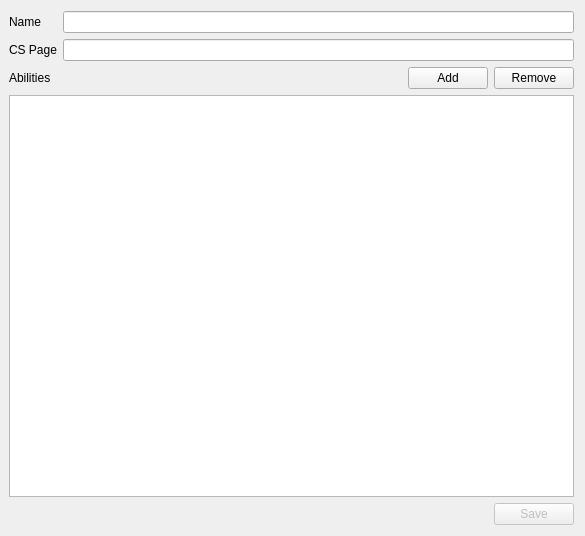
<?xml version="1.0" encoding="UTF-8"?>
<ui version="4.0">
 <class>FlavorTab</class>
 <widget class="QWidget" name="FlavorTab">
  <property name="geometry">
   <rect>
    <x>0</x>
    <y>0</y>
    <width>585</width>
    <height>536</height>
   </rect>
  </property>
  <property name="windowTitle">
   <string>Form</string>
  </property>
  <layout class="QGridLayout" name="gridLayout_2" rowstretch="0,0,0,0,0,0,0,0" rowminimumheight="25,0,0,0,0,0,0,0">
   <property name="leftMargin">
    <number>9</number>
   </property>
   <item row="6" column="0">
    <layout class="QHBoxLayout" name="horizontalLayout">
     <item>
      <spacer name="horizontalSpacer_2">
       <property name="orientation">
        <enum>Qt::Orientation::Horizontal</enum>
       </property>
       <property name="sizeHint" stdset="0">
        <size>
         <width>40</width>
         <height>20</height>
        </size>
       </property>
      </spacer>
     </item>
     <item>
      <widget class="QPushButton" name="saveButton">
       <property name="enabled">
        <bool>false</bool>
       </property>
       <property name="text">
        <string>Save</string>
       </property>
      </widget>
     </item>
    </layout>
   </item>
   <item row="4" column="0">
    <widget class="RankedUniqueAbilityListWidget" name="rankedUniqueAbilityListWidget"/>
   </item>
   <item row="3" column="0">
    <layout class="QGridLayout" name="gridLayout">
     <item row="0" column="1">
      <spacer name="horizontalSpacer">
       <property name="orientation">
        <enum>Qt::Orientation::Horizontal</enum>
       </property>
       <property name="sizeHint" stdset="0">
        <size>
         <width>40</width>
         <height>20</height>
        </size>
       </property>
      </spacer>
     </item>
     <item row="0" column="2">
      <widget class="QPushButton" name="addButton">
       <property name="baseSize">
        <size>
         <width>0</width>
         <height>0</height>
        </size>
       </property>
       <property name="text">
        <string>Add</string>
       </property>
      </widget>
     </item>
     <item row="0" column="3">
      <widget class="QPushButton" name="removeButton">
       <property name="text">
        <string>Remove</string>
       </property>
      </widget>
     </item>
     <item row="0" column="0">
      <widget class="QLabel" name="label">
       <property name="text">
        <string>Abilities</string>
       </property>
      </widget>
     </item>
    </layout>
   </item>
   <item row="0" column="0">
    <layout class="QFormLayout" name="formLayout_2">
     <property name="sizeConstraint">
      <enum>QLayout::SizeConstraint::SetMaximumSize</enum>
     </property>
     <item row="0" column="0">
      <widget class="QLabel" name="nameLabel">
       <property name="text">
        <string>Name</string>
       </property>
      </widget>
     </item>
     <item row="0" column="1">
      <widget class="QLineEdit" name="nameLineEdit"/>
     </item>
     <item row="1" column="0">
      <widget class="QLabel" name="cs_pageLabel">
       <property name="text">
        <string>CS Page</string>
       </property>
      </widget>
     </item>
     <item row="1" column="1">
      <widget class="QLineEdit" name="cs_pageLineEdit"/>
     </item>
    </layout>
   </item>
  </layout>
 </widget>
 <customwidgets>
  <customwidget>
   <class>RankedUniqueAbilityListWidget</class>
   <extends>QListWidget</extends>
   <header>qt.rankedability_delegate</header>
  </customwidget>
 </customwidgets>
 <resources/>
 <connections/>
</ui>
